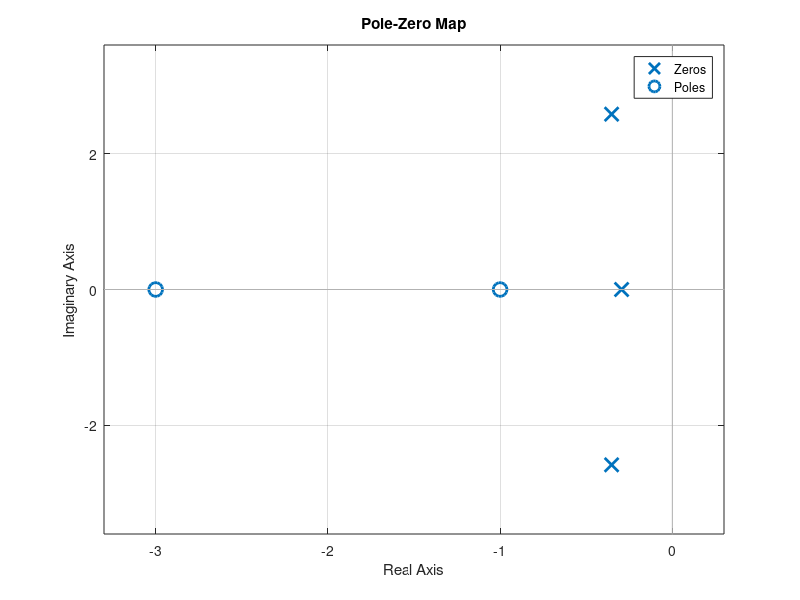

MATLAB code to generate this figure:
clc;
clear;
close all;

%% ====================================
% Numerator and denominator
%% ====================================

num = [1 4 3];

den = [1 1 7 2];

%% ====================================
% Compute zeros and poles
%% ====================================

z = roots(num);

p = roots(den);

%% ====================================
% Plot pole-zero map
%% ====================================

figure;

if exist('tf', 'file') == 2 && exist('pzmap', 'file') == 2
    sys = tf(num, den);
    pzmap(sys);
    hold on;
else
    plot(real(z), imag(z), 'ob', ...
        'MarkerSize',10,'LineWidth',2);
    hold on;
    plot(real(p), imag(p), 'xr', ...
        'MarkerSize',10,'LineWidth',2);
end

grid on;

xlabel('Real Axis');
ylabel('Imaginary Axis');

title('Pole-Zero Map');

legend('Zeros','Poles');

%% ====================================
% Display values
%% ====================================

disp('Zeros:');
disp(z);

disp('Poles:');
disp(p);

if all(real(p) < 0)
    disp('Stability: stable because all poles lie in the left half-plane.');
else
    disp('Stability: unstable because at least one pole is not in the left half-plane.');
end
